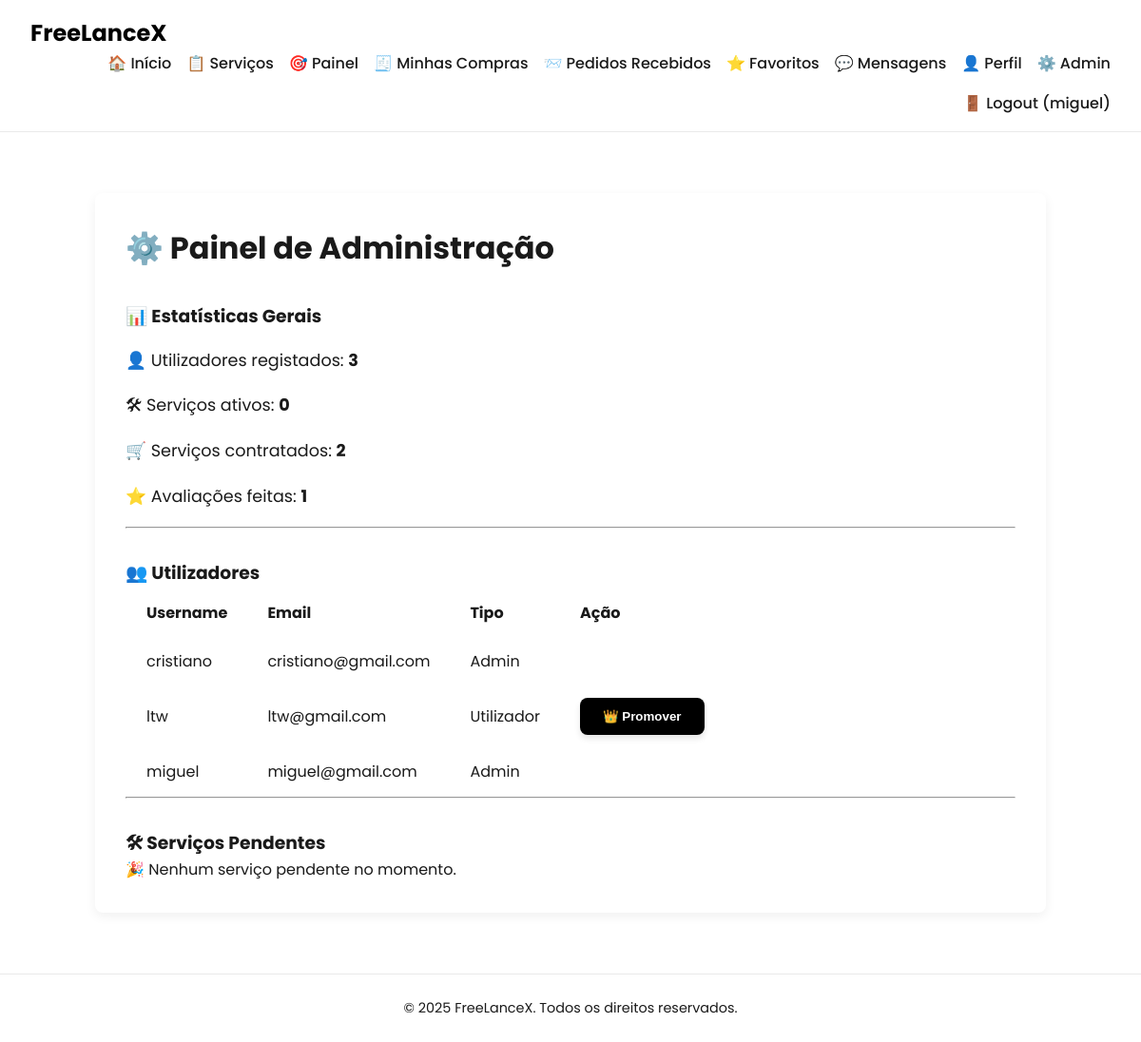
Before: /pages/admin.php (signed in) with the older database file.
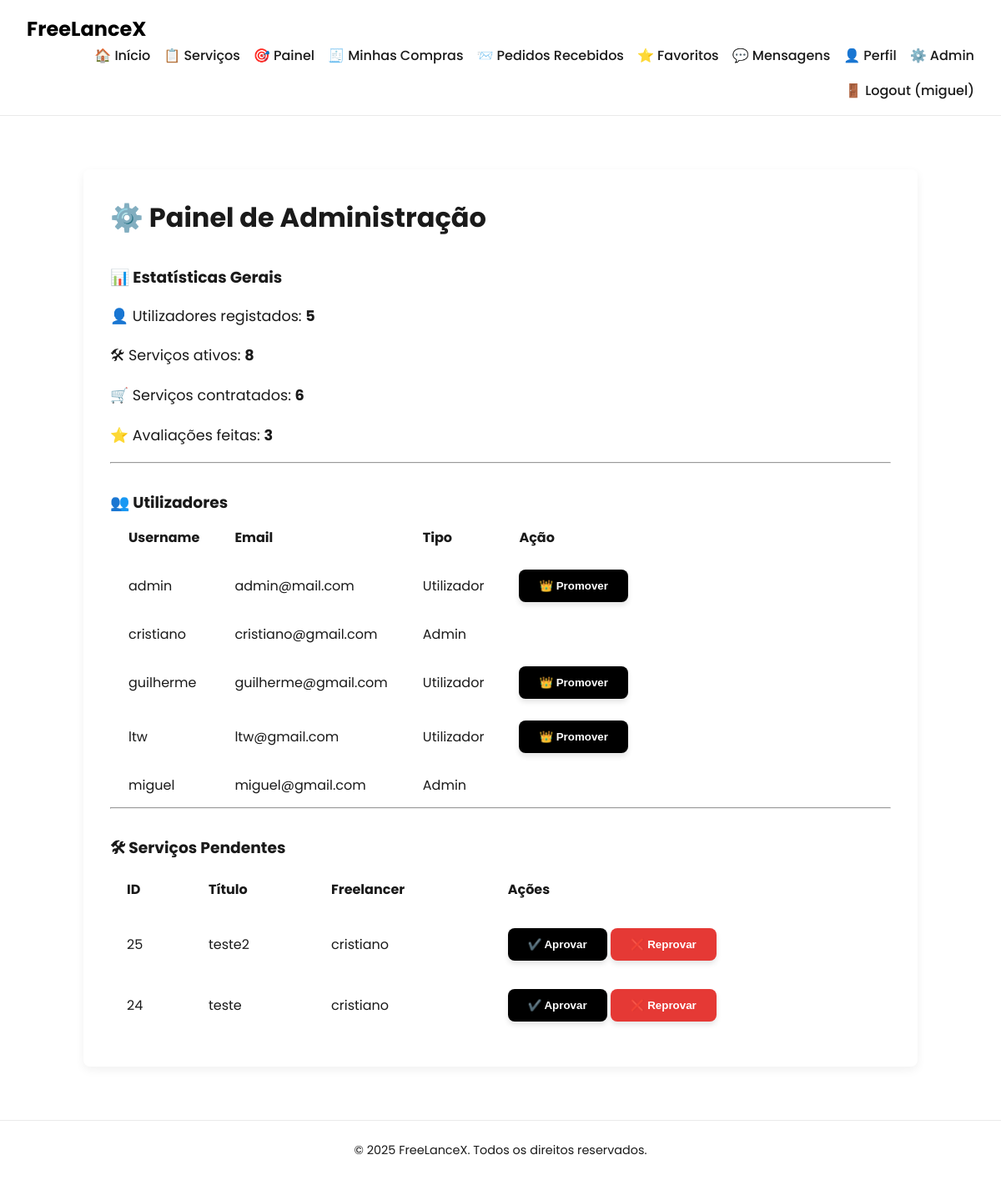
After: the same page with the newer database file.
### tables this page shows
CREATE TABLE users (
    id INTEGER PRIMARY KEY AUTOINCREMENT,
    username TEXT NOT NULL UNIQUE,
    email TEXT NOT NULL UNIQUE,
    password_hash TEXT NOT NULL,
    is_admin INTEGER DEFAULT 0
);

CREATE TABLE services (
    id INTEGER PRIMARY KEY AUTOINCREMENT,
    freelancer_id INTEGER NOT NULL,
    title TEXT NOT NULL,
    description TEXT,
    price REAL NOT NULL,
    delivery_time TEXT NOT NULL,
    category TEXT, 
    media_path TEXT,
    is_promoted INTEGER DEFAULT 0, currency TEXT DEFAULT 'USD', status TEXT DEFAULT 'pendente',
    FOREIGN KEY(freelancer_id) REFERENCES users(id)
);

### pages/admin.php (the view, shortened to what this page needs)
<?php
require_once '../includes/db.php';
require_once '../includes/head.php';
require_once '../includes/header.php';
$users = $db->query("SELECT id, username, email, is_admin FROM users ORDER BY username ASC")->fetchAll(PDO::FETCH_ASSOC);
$totalUsers = $db->query("SELECT COUNT(*) FROM users")->fetchColumn();
$totalPostedServices = $db->query("SELECT COUNT(*) FROM services WHERE status = 'aprovado'")->fetchColumn();
$totalTransactions = $db->query("SELECT COUNT(*) FROM transactions")->fetchColumn();
$totalReviews = $db->query("SELECT COUNT(*) FROM reviews")->fetchColumn();
$pendingServices = $db->query("
    SELECT s.id, s.title, u.username
    FROM services s
    JOIN users u ON s.freelancer_id = u.id
    WHERE s.status = 'pendente'
    ORDER BY s.id DESC
")->fetchAll(PDO::FETCH_ASSOC);
?>
<main class="dashboard-container">
    <h2>⚙️ Painel de Administração</h2>
    <section style="margin-top: 2rem;">
        <h3>📊 Estatísticas Gerais</h3>
        <ul class="stats-list">
            <li>👤 Utilizadores registados: <strong><?= $totalUsers ?></strong></li>
            <li>🛠 Serviços ativos: <strong><?= $totalPostedServices ?></strong></li>
            <li>🛒 Serviços contratados: <strong><?= $totalTransactions ?></strong></li>
            <li>⭐ Avaliações feitas: <strong><?= $totalReviews ?></strong></li>
        </ul>
    </section>
    <hr>
    <section style="margin-top: 2rem;">
        <h3>👥 Utilizadores</h3>
        <div class="table-responsive">
            <table class="admin-table">
                <thead>
                    <tr>
                        <th style="padding-right: 20px;">Username</th>
                        <th style="padding-right: 20px;">Email</th>
                        <th style="padding-right: 20px;">Tipo</th>
                        <th>Ação</th>
                    </tr>
                </thead>
                <tbody>
                    <?php foreach ($users as $u): ?>
                        <tr>
                            <td><?= htmlspecialchars($u['username']) ?></td>
                            <td><?= htmlspecialchars($u['email']) ?></td>
                            <td><?= $u['is_admin'] ? 'Admin' : 'Utilizador' ?></td>
                            <td>
                                <?php if (!$u['is_admin']): ?>
                                    <form method="post" class="inline-form">
                                        <button class="primary-btn" type="submit">👑 Promover</button>
                                    </form>
                                <?php endif; ?>
                            </td>
                        </tr>
                    <?php endforeach; ?>
                </tbody>
            </table>
        </div>
    </section>
    <hr>
    <section style="margin-top: 2rem;">
        <h3>🛠 Serviços Pendentes</h3>
        <?php if (count($pendingServices) === 0): ?>
            <p>🎉 Nenhum serviço pendente no momento.</p>
        <?php else: ?>
            <div class="table-responsive">
                <table class="admin-table" style="border-spacing: 0 10px; width: 100%;">
                    <thead>
                        <tr>
                            <th style="padding-right: 20px;">ID</th>
                            <th style="padding-right: 20px;">Título</th>
                            <th style="padding-right: 20px;">Freelancer</th>
                            <th>Ações</th>
                        </tr>
                    </thead>
                    <tbody>
                        <?php foreach ($pendingServices as $s): ?>
                            <tr>
                                <td><?= $s['id'] ?></td>
                                <td><?= htmlspecialchars($s['title']) ?></td>
                                <td><?= htmlspecialchars($s['username']) ?></td>
                                <td>
                                    <form method="post" class="inline-form" style="display:inline;">
                                        <button name="service_action" value="aprovado" class="primary-btn">✔️ Aprovar</button>
                                    </form>
                                    <form method="post" class="inline-form" style="display:inline;" onsubmit="return confirm('Tens a certeza que queres reprovar este serviço?');">
                                        <button name="service_action" value="reprovado" class="danger-btn">❌ Reprovar</button>
                                    </form>
                                </td>
                            </tr>
                        <?php endforeach; ?>
                    </tbody>
                </table>
            </div>
        <?php endif; ?>
    </section>
</main>
<?php include '../includes/footer.php'; ?>

Changed rows visible on the page:
added users: username "admin", email "admin@mail.com", is_admin "Utilizador"
added users: username "guilherme", email "guilherme@gmail.com", is_admin "Utilizador"
added services: id "25", title "teste2", freelancer.username "cristiano"
added services: id "24", title "teste", freelancer.username "cristiano"
Other visible differences:
$totalUsers: "3" → "5"
$totalPostedServices: "0" → "8"
$totalTransactions: "2" → "6"
$totalReviews: "1" → "3"
text no longer shown: "🎉 Nenhum serviço pendente no momento."
text now shown: "ID Título Freelancer Ações"
